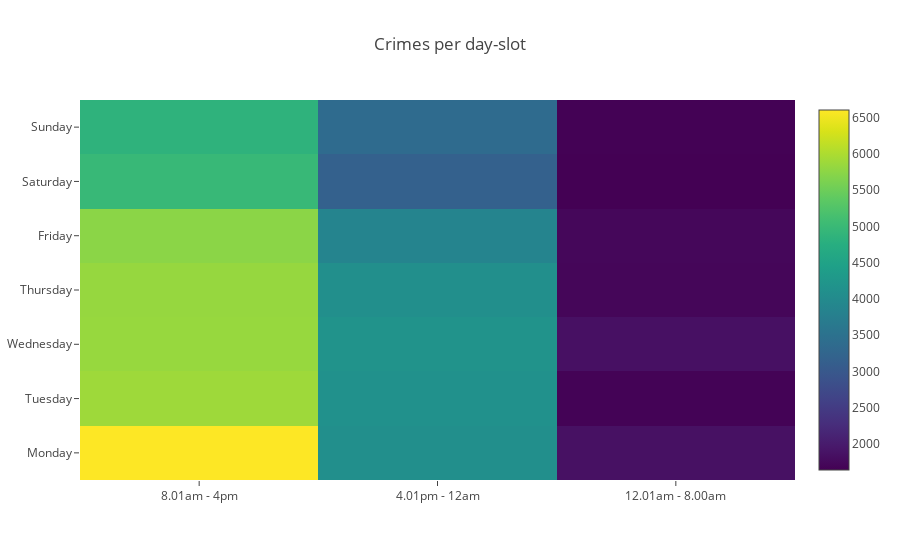

The notebook cell saved with this chart:
### Code cell
#Crimes per day and day division

dates = file["JOUR"]
jours = [ datetime.datetime.strptime(dates[x], '%Y-%m-%d').strftime('%A') for x in range(0, len(dates))]

d = {"JOUR":jours,"QUART":file["QUART"]}
df = pd.DataFrame(data=d)

days = ['Monday', 'Tuesday', 'Wednesday', 'Thursday', 'Friday','Saturday','Sunday']
donnees = []

for i in range(0, len(days)):
    jour = len(df[(df['JOUR'] == days[i]) & (df['QUART'] == 'jour')])
    nuit = len(df[(df['JOUR'] == days[i]) & (df['QUART'] == 'nuit')])
    soir = len(df[(df['JOUR'] == days[i]) & (df['QUART'] == 'soir')])
    data = [jour,soir,nuit]
    donnees.append( data )

print(donnees)
    
plotly.offline.iplot({
    "data": [Heatmap(z=donnees, y=days, x=['8.01am - 4pm', '4.01pm - 12am', '12.01am - 8.00am'], colorscale='Viridis')],
    "layout": Layout(title="Crimes per day-slot")
})

### Figure 1 — Plotly figure (JSON) as saved in the notebook; plotly's stock layout.template omitted (floating-point values rounded to 4 significant figures)
{"data": [{"colorscale": "Viridis", "type": "heatmap", "x": ["8.01am - 4pm", "4.01pm - 12am", "12.01am - 8.00am"], "y": ["Monday", "Tuesday", "Wednesday", "Thursday", "Friday", "Saturday", "Sunday"], "z": [[6606, 4093, 1859], [5890, 4143, 1675], [5836, 4182, 1849], [5826, 4094, 1708], [5741, 3855, 1727], [4976, 3166, 1642], [4845, 3358, 1657]]}], "layout": {"title": "Crimes per day-slot"}}
